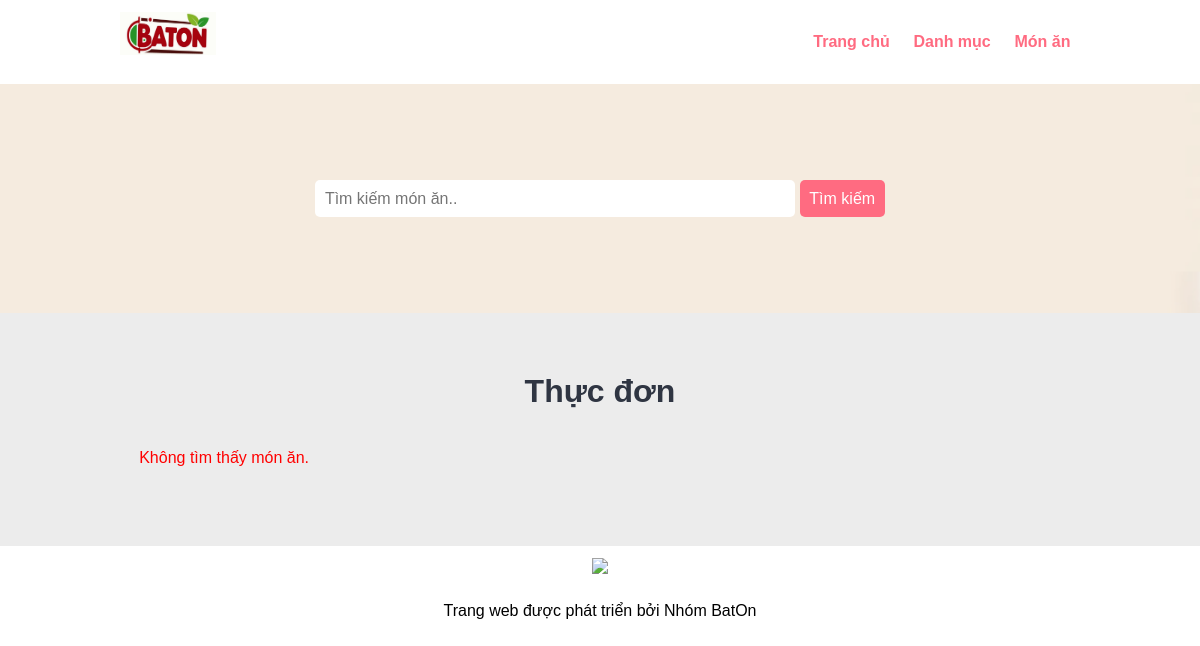
/foods.php, run on an earlier commit of the app's database.
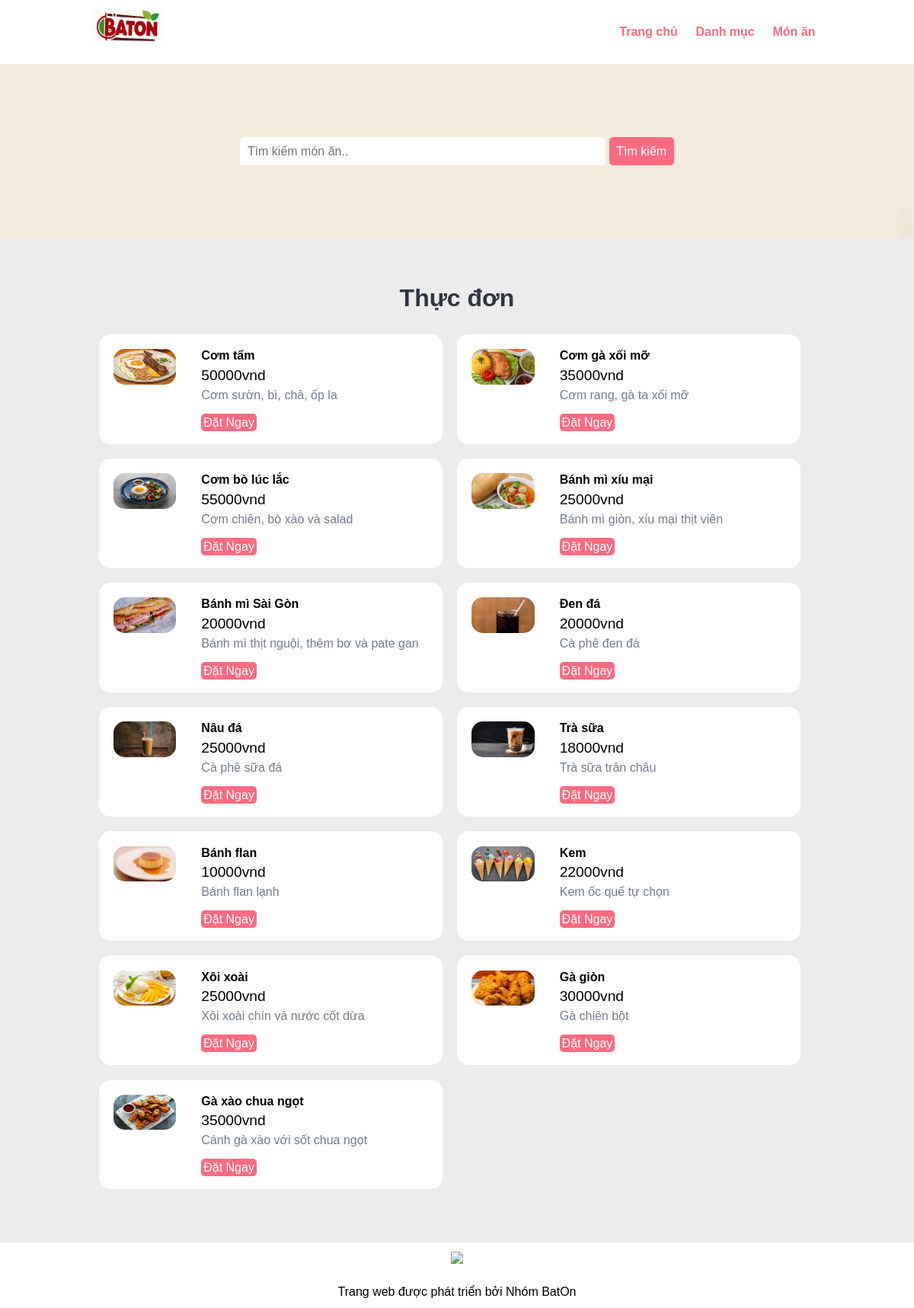
And on a later commit of the database.
### tables this page shows
CREATE TABLE `tbl_food` (
  `id` int(10) UNSIGNED NOT NULL,
  `title` varchar(100) NOT NULL,
  `description` text NOT NULL,
  `price` int(10) NOT NULL,
  `image_name` varchar(255) NOT NULL,
  `category_id` int(10) UNSIGNED NOT NULL,
  `featured` varchar(10) NOT NULL,
  `active` varchar(10) NOT NULL
);

### foods.php (the view, shortened to what this page needs)
<?php include('partials-front/menu.php'); ?>
<section class="food-search text-center">
  <div class="container">
    <form action="<?php echo SITEURL; ?>food-search.php" method="POST">
      <input type="search" name="search" placeholder="Tìm kiếm món ăn.." required>
      <input type="submit" name="submit" value="Tìm kiếm" class="btn btn-primary">
    </form>
  </div>
</section>
<section class="food-menu">
  <div class="container">
    <h2 class="text-center">Thực đơn</h2>
    <?php
    $sql = "SELECT * FROM tbl_food WHERE active='Có'";
    $res = mysqli_query($conn, $sql);
    $count = mysqli_num_rows($res);
    if($count > 0) {
      while($row = mysqli_fetch_assoc($res)) {
        $id = $row['id'];
        $title = $row['title'];
        $description = $row['description'];
        $price = $row['price'];
        $image_name = $row['image_name'];
        ?>
        <div class="food-menu-box">
          <div class="food-menu-img">
            <?php
            if($image_name == "") {
              include('partials-front/no-image.php');
            } else {
              ?>
              <img src="<?php echo SITEURL; ?>images/food/<?php echo $image_name; ?>" alt="<?php echo $title; ?>"
                class="img-responsive img-curve">
              <?php
            }
            ?>
          </div>
          <div class="food-menu-desc">
            <h4>
              <?php echo $title; ?>
            </h4>
            <p class="food-price">
              <?php echo $price; ?>vnd
            </p>
            <p class="food-detail">
              <?php echo $description; ?>
            </p>
            <br>
            <a href="<?php echo SITEURL; ?>order.php?food_id=<?php echo $id; ?>" class="btn btn-primary">Đặt Ngay</a>
          </div>
        </div>
        <?php
      }
    } else {
      echo "<div class='error'>Không tìm thấy món ăn.</div>";
    }
    ?>
  </div>
</section>
<?php include('partials-front/footer.php'); ?>

What changed in the data, as far as the page shows it:
added tbl_food: image_name (picture), title "Cơm tấm", price "50000", description "Cơm sườn, bì, chả, ốp la"
added tbl_food: image_name (picture), title "Cơm gà xối mỡ", price "35000", description "Cơm rang, gà ta xối mỡ"
added tbl_food: image_name (picture), title "Cơm bò lúc lắc", price "55000", description "Cơm chiên, bò xào và salad"
added tbl_food: image_name (picture), title "Bánh mì xíu mại", price "25000", description "Bánh mì giòn, xíu mại thịt viên"
added tbl_food: image_name (picture), title "Bánh mì Sài Gòn", price "20000", description "Bánh mì thịt nguội, thêm bơ và pate gan"
added tbl_food: image_name (picture), title "Đen đá", price "20000", description "Cà phê đen đá"
added tbl_food: image_name (picture), title "Nâu đá", price "25000", description "Cà phê sữa đá"
added tbl_food: image_name (picture), title "Trà sữa", price "18000", description "Trà sữa trân châu"
added tbl_food: image_name (picture), title "Bánh flan", price "10000", description "Bánh flan lạnh"
added tbl_food: image_name (picture), title "Kem", price "22000", description "Kem ốc quế tự chọn"
added tbl_food: image_name (picture), title "Xôi xoài", price "25000", description "Xôi xoài chín và nước cốt dừa"
added tbl_food: image_name (picture), title "Gà giòn", price "30000", description "Gà chiên bột"
added tbl_food: image_name (picture), title "Gà xào chua ngọt", price "35000", description "Cánh gà xào với sốt chua ngọt"
Also different on the page:
text no longer shown: "Không tìm thấy món ăn."
